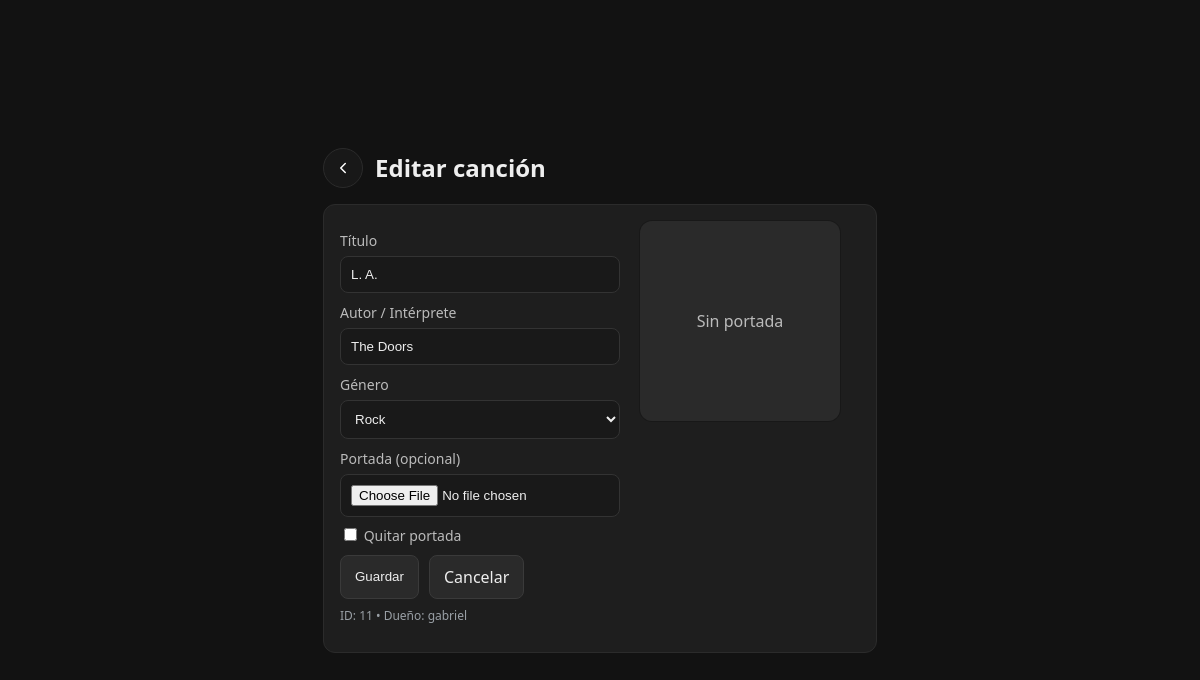
The page /gestion/canciones/editar/11/ (signed in) on the database its author committed.
### inicio_sesion/models.py (models this page shows, shortened)
class Song(models.Model):
    title = models.CharField(max_length=200)
    artist_display_name = models.CharField(max_length=200)
    genre = models.CharField(max_length=40, blank=True, default="", db_index=True)
    owner_user = models.CharField(max_length=100, db_index=True)
    audio_file = models.FileField(
        upload_to="uploaded_songs/",
        validators=[
            FileExtensionValidator(allowed_extensions=["mp3", "wav", "ogg", "m4a", "flac"])
        ],
    )
    cover_image = models.ImageField(upload_to="uploaded_covers/", null=True, blank=True)
    audio_sha256 = models.CharField(max_length=64, blank=True, default="", db_index=True)
    created_at = models.DateTimeField(auto_now_add=True)
    visibility = models.CharField(
        max_length=16,
        choices=(("public", "public"), ("removed", "removed")),
        default="public",
        db_index=True,
    )
    class Meta:
        db_table = "Songs"
        ordering = ["-created_at"]
        indexes = [
            models.Index(
                fields=["owner_user", "audio_sha256", "visibility"],
                name="idx_song_owner_hash_vis",
            )
        ]

### gestion/views_music.py (the view, shortened to what this page needs)
# urls.py: path("canciones/editar/<int:song_id>/", vm.editar_cancion, name="editar_cancion"),
@require_http_methods(["GET", "POST"])
def editar_cancion(request, song_id: int):
    username = _require_session_user(request)
    if not username:
        return _redirect_login_clean(request)
    role = _get_user_role(username)
    if not _is_admin(role):
        return HttpResponse("No autorizado", status=403)
    song = get_object_or_404(Song, id=song_id)
    return render(request, "gestion/editar_cancion.html", {"song": song})

### inicio_sesion/auth_helpers.py (called while the page is built)
def _require_session_user(request):
    return request.session.get("user")

def _get_user_role(username: str) -> str:
    try:
        u = Users.objects.get(user=username)
        return (u.type or "").strip()
    except Users.DoesNotExist:
        return ""

def _is_admin(role: str) -> bool:
    return role.lower() == "administrador"

### gestion/templates/gestion/editar_cancion.html (shortened to what this page needs)
{% load static %}
<!DOCTYPE html>
<html lang="es">
<head>
  <link rel="stylesheet" href="{% static 'inicio_sesion/GlobalStyles.css' %}">
  <link rel="stylesheet" href="{% static 'inicio_sesion/ComponentStyles.css' %}">
</head>
<body>
  <div class="page">
    <header class="hdr">
      <a class="icon-btn" href="{% url 'gestion' %}" aria-label="Volver a Gestión" title="Volver a Gestión">
        <svg xmlns="http://www.w3.org/2000/svg" width="18" height="18" viewBox="0 0 24 24" fill="none" stroke="currentColor" stroke-width="2" stroke-linecap="round" stroke-linejoin="round" aria-hidden="true"><polyline points="15 18 9 12 15 6"></polyline></svg>
      </a>
      <h2 style="margin:0">Editar canción</h2>
    </header>
    <div class="card">
      <form method="post" enctype="multipart/form-data" action="{% url 'editar_cancion' song.id %}">
        <div class="form-grid">
          <div>
            <div class="field">
              <label for="title">Título</label>
              <input id="title" name="title" type="text" class="textlike" required value="{{ song.title }}">
            </div>
            <div class="field">
              <label for="artist_display_name">Autor / Intérprete</label>
              <input id="artist_display_name" name="artist_display_name" type="text" class="textlike" required value="{{ song.artist_display_name }}">
            </div>
            <div class="field">
              <label for="genre">Género</label>
              <select id="genre" name="genre" required>
                <option value="rock" {% if song.genre == 'rock' %}selected{% endif %}>Rock</option>
              </select>
            </div>
            <div class="field">
              <label for="cover_image">Portada (opcional)</label>
              <input id="cover_image" name="cover_image" type="file" accept=".png,.jpg,.jpeg,.webp">
              <div class="field" style="margin-top:8px">
                <label class="help"><input type="checkbox" name="remove_cover" value="1"> Quitar portada</label>
              </div>
            </div>
            <div class="row-actions">
              <button class="btn" type="submit">Guardar</button>
              <a class="btn" href="{% url 'gestion' %}">Cancelar</a>
            </div>
            <p class="help" style="margin-top:8px">ID: {{ song.id }} • Dueño: {{ song.owner_user }}</p>
          </div>
          <div class="cover-side">
            {% if song.cover_image %}
              <img class="cover" src="{{ song.cover_image.url }}" alt="Portada actual" onerror="this.style.visibility='hidden'">
            {% else %}
              <div class="cover ph">Sin portada</div>
            {% endif %}
          </div>
        </div>
      </form>
    </div>
  </div>
</body>
</html>

### inicio_sesion/static/inicio_sesion/GlobalStyles.css (style rules this page uses)
body { margin:0; padding:0; height:100vh; background-color:#1a1a1a; display:flex; flex-direction:column; align-items:center; justify-content:center; }

### inicio_sesion/static/inicio_sesion/ComponentStyles.css (style rules this page uses)
:root { --danger:#e32636; --danger-2:#ff4d5e; --danger-line:#6b1b21; --danger-glow-inset:rgba(227,38,54,.35); --danger-glow-outer:rgba(227,38,54,.25); }

### gestion/templates/gestion/editar_cancion.html (style rules this page uses)
:root { --bg:#121212; --card:#1e1e1e; --line:#2b2b2b; --muted:#9aa0a6; --btn:#2a2a2a; --btnb:#3a3a3a; }
* { box-sizing:border-box }
body { font-family:system-ui,-apple-system,Segoe UI,Roboto,Arial;background:var(--bg);color:#eee;margin:0 }
.page { padding:16px 24px;max-width:960px;margin:0 auto }
header.hdr { display:flex;align-items:center;gap:12px;margin:0 0 16px }
.icon-btn { display:inline-flex;align-items:center;justify-content:center;width:40px;height:40px;border-radius:999px;border:1px solid var(--line);background:#181818;color:#fff;text-decoration:none }
.card { background:var(--card);border:1px solid var(--line);border-radius:12px;padding:16px }
.form-grid { display:grid; grid-template-columns: minmax(280px, 1fr) 220px; gap:20px; align-items:start; }
.field { margin:10px 0 }
.field label { display:block;margin:0 0 6px;font-size:14px;color:#bbb }
.textlike, select, input[type="file"] { width:100%; padding:10px; border-radius:8px; border:1px solid #333; background:#191919; color:#eee; max-width:520px; }
.help { color:var(--muted); font-size:12px }
.cover-side { position:relative; display:flex; flex-direction:column; gap:10px; align-items:flex-start; }
.cover { width:200px; height:200px; border-radius:12px; background:#2a2a2a; object-fit:cover; box-shadow:0 0 0 1px rgba(0,0,0,.2); }
.cover.ph { display:flex;align-items:center;justify-content:center;color:#bbb }
.row-actions { display:flex;gap:10px;flex-wrap:wrap;margin-top:6px }
.btn { padding:10px 14px;border-radius:8px;border:1px solid var(--btnb);background:var(--btn);color:#eee;cursor:pointer;text-decoration:none;display:inline-block }

### rows shown on the page
Song: title "L. A.", artist_display_name "The Doors", genre "Rock", id "11", owner_user "gabriel"
